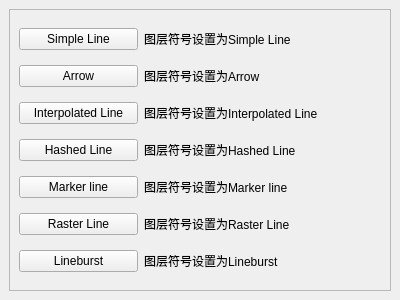
<?xml version="1.0" encoding="UTF-8"?>
<ui version="4.0">
 <class>LineSymbolDockWidget</class>
 <widget class="QDockWidget" name="LineSymbolDockWidget">
  <property name="geometry">
   <rect>
    <x>0</x>
    <y>0</y>
    <width>400</width>
    <height>300</height>
   </rect>
  </property>
  <property name="windowTitle">
   <string>矢量线要素符号化测试</string>
  </property>
  <widget class="QWidget" name="dockWidgetContents">
   <layout class="QGridLayout" name="gridLayout">
    <item row="0" column="0">
     <widget class="QScrollArea" name="scrollArea">
      <property name="widgetResizable">
       <bool>true</bool>
      </property>
      <widget class="QWidget" name="scrollAreaWidgetContents">
       <property name="geometry">
        <rect>
         <x>0</x>
         <y>0</y>
         <width>380</width>
         <height>261</height>
        </rect>
       </property>
       <layout class="QGridLayout" name="gridLayout_2" columnstretch="1,2">
        <item row="4" column="1">
         <widget class="QLabel" name="label_4">
          <property name="text">
           <string>图层符号设置为Hashed Line</string>
          </property>
         </widget>
        </item>
        <item row="1" column="1">
         <widget class="QLabel" name="label">
          <property name="text">
           <string>图层符号设置为Simple Line</string>
          </property>
         </widget>
        </item>
        <item row="5" column="0">
         <widget class="QPushButton" name="pushButton_lineMarker">
          <property name="text">
           <string>Marker line</string>
          </property>
         </widget>
        </item>
        <item row="6" column="1">
         <widget class="QLabel" name="label_6">
          <property name="text">
           <string>图层符号设置为Raster Line</string>
          </property>
         </widget>
        </item>
        <item row="4" column="0">
         <widget class="QPushButton" name="pushButton_lineHashed">
          <property name="text">
           <string>Hashed Line</string>
          </property>
         </widget>
        </item>
        <item row="3" column="1">
         <widget class="QLabel" name="label_3">
          <property name="text">
           <string>图层符号设置为Interpolated Line</string>
          </property>
         </widget>
        </item>
        <item row="1" column="0">
         <widget class="QPushButton" name="pushButton_lineSimpleline">
          <property name="text">
           <string>Simple Line</string>
          </property>
         </widget>
        </item>
        <item row="2" column="1">
         <widget class="QLabel" name="label_2">
          <property name="text">
           <string>图层符号设置为Arrow</string>
          </property>
         </widget>
        </item>
        <item row="2" column="0">
         <widget class="QPushButton" name="pushButton_lineArrow">
          <property name="text">
           <string>Arrow</string>
          </property>
         </widget>
        </item>
        <item row="6" column="0">
         <widget class="QPushButton" name="pushButton_lineRaster">
          <property name="text">
           <string>Raster Line</string>
          </property>
         </widget>
        </item>
        <item row="5" column="1">
         <widget class="QLabel" name="label_5">
          <property name="text">
           <string>图层符号设置为Marker line</string>
          </property>
         </widget>
        </item>
        <item row="3" column="0">
         <widget class="QPushButton" name="pushButton_lineInterpolated">
          <property name="text">
           <string>Interpolated Line</string>
          </property>
         </widget>
        </item>
        <item row="7" column="0">
         <widget class="QPushButton" name="pushButton_lineBurst">
          <property name="text">
           <string>Lineburst</string>
          </property>
         </widget>
        </item>
        <item row="7" column="1">
         <widget class="QLabel" name="label_7">
          <property name="text">
           <string>图层符号设置为Lineburst</string>
          </property>
         </widget>
        </item>
       </layout>
      </widget>
     </widget>
    </item>
   </layout>
  </widget>
 </widget>
 <resources/>
 <connections/>
</ui>
